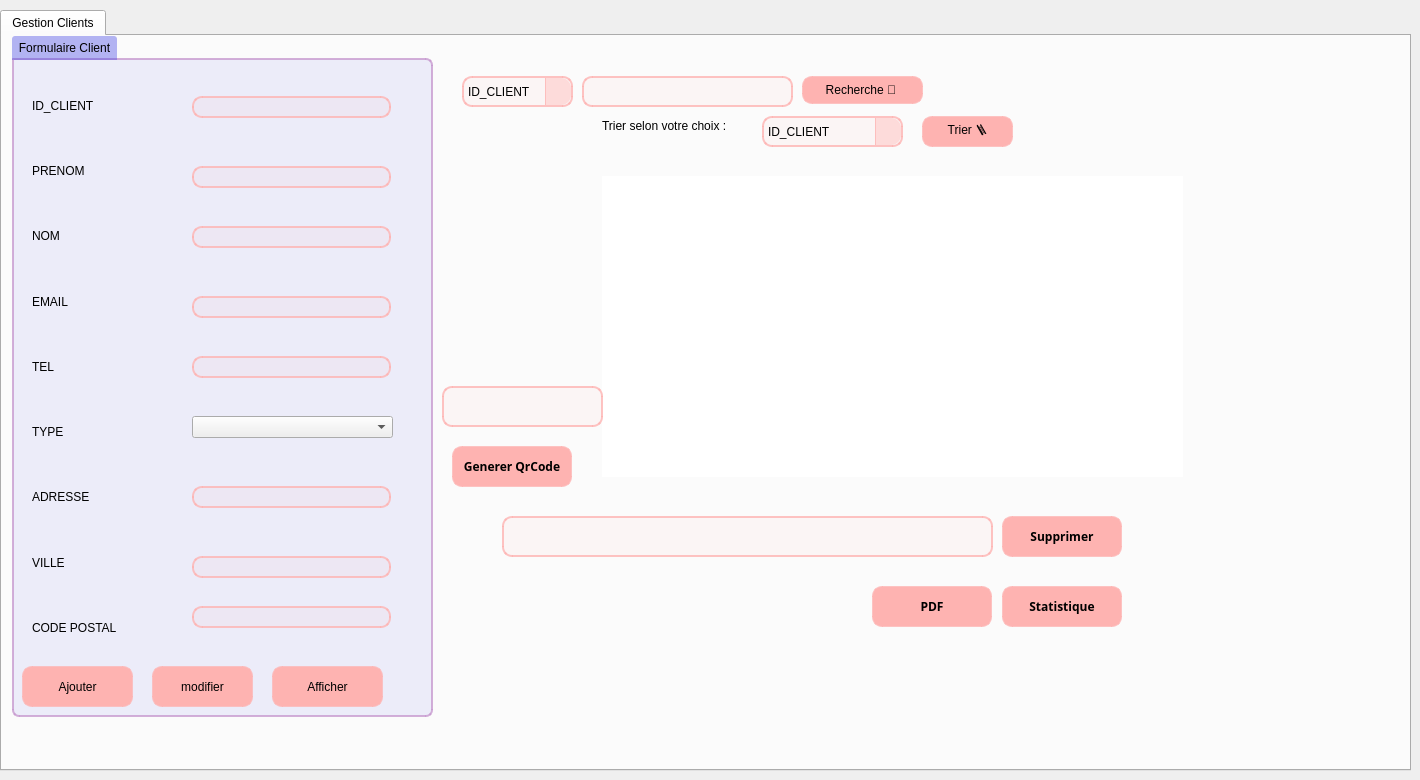
    <widget class="QWidget" name="page">
     <widget class="QTabWidget" name="tabWidget">
      <property name="geometry">
       <rect>
        <x>0</x>
        <y>10</y>
        <width>1411</width>
        <height>761</height>
       </rect>
      </property>
      <property name="currentIndex">
       <number>0</number>
      </property>
      <widget class="QWidget" name="tab">
       <attribute name="title">
        <string>Gestion Clients</string>
       </attribute>
       <widget class="QWidget" name="layoutWidget">
        <property name="geometry">
         <rect>
          <x>30</x>
          <y>40</y>
          <width>156</width>
          <height>581</height>
         </rect>
        </property>
        <layout class="QVBoxLayout" name="verticalLayout_2">
         <item>
          <widget class="QLabel" name="label_2">
           <property name="text">
            <string>ID_CLIENT</string>
           </property>
           <property name="wordWrap">
            <bool>false</bool>
           </property>
          </widget>
         </item>
         <item>
          <widget class="QLabel" name="label_3">
           <property name="text">
            <string>PRENOM</string>
           </property>
          </widget>
         </item>
         <item>
          <widget class="QLabel" name="label_9">
           <property name="text">
            <string>NOM</string>
           </property>
          </widget>
         </item>
         <item>
          <widget class="QLabel" name="label_10">
           <property name="text">
            <string>EMAIL</string>
           </property>
          </widget>
         </item>
         <item>
          <widget class="QLabel" name="label">
           <property name="text">
            <string>TEL</string>
           </property>
          </widget>
         </item>
         <item>
          <widget class="QLabel" name="label_5">
           <property name="text">
            <string>TYPE</string>
           </property>
          </widget>
         </item>
         <item>
          <widget class="QLabel" name="label_17">
           <property name="text">
            <string>ADRESSE</string>
           </property>
          </widget>
         </item>
         <item>
          <widget class="QLabel" name="label_19">
           <property name="text">
            <string>VILLE</string>
           </property>
          </widget>
         </item>
         <item>
          <widget class="QLabel" name="label_6">
           <property name="text">
            <string>CODE POSTAL</string>
           </property>
          </widget>
         </item>
        </layout>
       </widget>
       <widget class="QLineEdit" name="le_ID_CLIENT">
        <property name="geometry">
         <rect>
          <x>190</x>
          <y>60</y>
          <width>199</width>
          <height>22</height>
         </rect>
        </property>
        <property name="styleSheet">
         <string notr="true">QLineEdit {
background-color: rgba(254,179,177,20);
border: 2px solid rgba(254,179,177,200);
border-radius: 10px;
}
QLineEdit:hover {
background-color: rgba(254,179,177,200);
border: 1px solid rgba(128, 97, 171, 200);
border-radius: 10px;
}
</string>
        </property>
       </widget>
       <widget class="QLabel" name="lblErreurle_ID_CLIENT">
        <property name="geometry">
         <rect>
          <x>180</x>
          <y>80</y>
          <width>251</width>
          <height>21</height>
         </rect>
        </property>
        <property name="text">
         <string/>
        </property>
       </widget>
       <widget class="QLineEdit" name="le_PRENOM">
        <property name="geometry">
         <rect>
          <x>190</x>
          <y>130</y>
          <width>199</width>
          <height>22</height>
         </rect>
        </property>
        <property name="styleSheet">
         <string notr="true">QLineEdit {
background-color: rgba(254,179,177,20);
border: 2px solid rgba(254,179,177,200);
border-radius: 10px;
}
QLineEdit:hover {
background-color: rgba(254,179,177,200);
border: 1px solid rgba(128, 97, 171, 200);
border-radius: 10px;
}
</string>
        </property>
       </widget>
       <widget class="QLabel" name="lblErreurTYPE">
        <property name="geometry">
         <rect>
          <x>180</x>
          <y>410</y>
          <width>221</width>
          <height>20</height>
         </rect>
        </property>
        <property name="text">
         <string/>
        </property>
       </widget>
       <widget class="QLineEdit" name="lineEdit_suppCLIENT">
        <property name="geometry">
         <rect>
          <x>500</x>
          <y>480</y>
          <width>491</width>
          <height>41</height>
         </rect>
        </property>
        <property name="styleSheet">
         <string notr="true">QLineEdit {
background-color: rgba(254,179,177,20);
border: 2px solid rgba(254,179,177,200);
border-radius: 10px;
}
QLineEdit:hover {
background-color: rgba(254,179,177,200);
border: 1px solid rgba(128, 97, 171, 200);
border-radius: 10px;
}
</string>
        </property>
       </widget>
       <widget class="QPushButton" name="pb_supprimerCLIENT">
        <property name="geometry">
         <rect>
          <x>1000</x>
          <y>480</y>
          <width>120</width>
          <height>41</height>
         </rect>
        </property>
        <property name="font">
         <font>
          <family>Calibri Light</family>
          <weight>75</weight>
          <bold>true</bold>
         </font>
        </property>
        <property name="cursor">
         <cursorShape>PointingHandCursor</cursorShape>
        </property>
        <property name="styleSheet">
         <string notr="true">QPushButton {
background-color: rgba(254,179,177,255);
border-radius: 10px;
border: 2px solid rgba(254,179,177,200);
}
QPushButton:hover {
background-color: rgba(233,96,90,255);
}
</string>
        </property>
        <property name="text">
         <string>Supprimer</string>
        </property>
        <property name="icon">
         <iconset>
          <normaloff>../../Bureau/Gestion_voiture/ressources/-.png</normaloff>../../Bureau/Gestion_voiture/ressources/-.png</iconset>
        </property>
        <property name="iconSize">
         <size>
          <width>20</width>
          <height>20</height>
         </size>
        </property>
       </widget>
       <widget class="QTableView" name="tab_CLIENT">
        <property name="geometry">
         <rect>
          <x>600</x>
          <y>140</y>
          <width>581</width>
          <height>301</height>
         </rect>
        </property>
        <property name="styleSheet">
         <string notr="true">font: 8pt &quot;MS Shell Dlg 2&quot;;
border-radius: 10px;</string>
        </property>
       </widget>
       <widget class="QGroupBox" name="Personnel_Infos_2">
        <property name="geometry">
         <rect>
          <x>10</x>
          <y>0</y>
          <width>421</width>
          <height>681</height>
         </rect>
        </property>
        <property name="styleSheet">
         <string notr="true">QGroupBox {
	background: rgba(64,66,226,20); 
    border: 2px solid;
	border-top-right-radius: 7px;
	border-bottom-right-radius: 7px;
	border-bottom-left-radius: 7px;
    border-color: rgba(199, 153, 207, 200);
    margin-top: 22px;
}
QGroupBox::title  {
    background-color: rgba(64,66,226,100);
    subcontrol-origin: margin;
    subcontrol-position: top left;
    padding: 5px;
	border-top-left-radius: 3px;
	border-top-right-radius: 3px;
}</string>
        </property>
        <property name="title">
         <string>Formulaire Client</string>
        </property>
        <widget class="QPushButton" name="pb_ajouterCLIENT">
         <property name="geometry">
          <rect>
           <x>10</x>
           <y>630</y>
           <width>111</width>
           <height>41</height>
          </rect>
         </property>
         <property name="styleSheet">
          <string notr="true">QPushButton {
background-color: rgba(254,179,177,255);
border-radius: 10px;
border: 2px solid rgba(254,179,177,200);
}
QPushButton:hover {
background-color: rgba(233,96,90,255);
}</string>
         </property>
         <property name="text">
          <string>Ajouter</string>
         </property>
        </widget>
        <widget class="QPushButton" name="pb_modifierCLIENT">
         <property name="geometry">
          <rect>
           <x>140</x>
           <y>630</y>
           <width>101</width>
           <height>41</height>
          </rect>
         </property>
         <property name="styleSheet">
          <string notr="true">QPushButton {
background-color: rgba(254,179,177,255);
border-radius: 10px;
border: 2px solid rgba(254,179,177,200);
}
QPushButton:hover {
background-color: rgba(233,96,90,255);
}</string>
         </property>
         <property name="text">
          <string>modifier</string>
         </property>
        </widget>
        <widget class="QPushButton" name="pb_afficherCLIENT">
         <property name="geometry">
          <rect>
           <x>260</x>
           <y>630</y>
           <width>111</width>
           <height>41</height>
          </rect>
         </property>
         <property name="styleSheet">
          <string notr="true">QPushButton {
background-color: rgba(254,179,177,255);
border-radius: 10px;
border: 2px solid rgba(254,179,177,200);
}
QPushButton:hover {
background-color: rgba(233,96,90,255);
}
</string>
         </property>
         <property name="text">
          <string>Afficher</string>
         </property>
        </widget>
        <widget class="QLineEdit" name="le_EMAIL">
         <property name="geometry">
          <rect>
           <x>180</x>
           <y>260</y>
           <width>199</width>
           <height>22</height>
          </rect>
         </property>
         <property name="styleSheet">
          <string notr="true">QLineEdit {
background-color: rgba(254,179,177,20);
border: 2px solid rgba(254,179,177,200);
border-radius: 10px;
}
QLineEdit:hover {
background-color: rgba(254,179,177,200);
border: 1px solid rgba(128, 97, 171, 200);
border-radius: 10px;
}
</string>
         </property>
        </widget>
        <widget class="QLabel" name="lblErreurle_EMAIL">
         <property name="geometry">
          <rect>
           <x>170</x>
           <y>290</y>
           <width>241</width>
           <height>20</height>
          </rect>
         </property>
         <property name="text">
          <string/>
         </property>
        </widget>
        <widget class="QLabel" name="lblErreurle_PRENOM">
         <property name="geometry">
          <rect>
           <x>180</x>
           <y>150</y>
           <width>241</width>
           <height>20</height>
          </rect>
         </property>
         <property name="text">
          <string/>
         </property>
        </widget>
        <widget class="QLineEdit" name="le_CODEPOSTAL">
         <property name="geometry">
          <rect>
           <x>180</x>
           <y>570</y>
           <width>199</width>
           <height>22</height>
          </rect>
         </property>
         <property name="styleSheet">
          <string notr="true">QLineEdit {
background-color: rgba(254,179,177,20);
border: 2px solid rgba(254,179,177,200);
border-radius: 10px;
}
QLineEdit:hover {
background-color: rgba(254,179,177,200);
border: 1px solid rgba(128, 97, 171, 200);
border-radius: 10px;
}
</string>
         </property>
        </widget>
        <widget class="QLineEdit" name="le_NOM">
         <property name="geometry">
          <rect>
           <x>180</x>
           <y>190</y>
           <width>199</width>
           <height>22</height>
          </rect>
         </property>
         <property name="styleSheet">
          <string notr="true">QLineEdit {
background-color: rgba(254,179,177,20);
border: 2px solid rgba(254,179,177,200);
border-radius: 10px;
}
QLineEdit:hover {
background-color: rgba(254,179,177,200);
border: 1px solid rgba(128, 97, 171, 200);
border-radius: 10px;
}
</string>
         </property>
        </widget>
        <widget class="QLineEdit" name="le_ADRESSE">
         <property name="geometry">
          <rect>
           <x>180</x>
           <y>450</y>
           <width>199</width>
           <height>22</height>
          </rect>
         </property>
         <property name="styleSheet">
          <string notr="true">QLineEdit {
background-color: rgba(254,179,177,20);
border: 2px solid rgba(254,179,177,200);
border-radius: 10px;
}
QLineEdit:hover {
background-color: rgba(254,179,177,200);
border: 1px solid rgba(128, 97, 171, 200);
border-radius: 10px;
}
</string>
         </property>
        </widget>
        <widget class="QComboBox" name="comboBox_TYPE">
         <property name="geometry">
          <rect>
           <x>180</x>
           <y>380</y>
           <width>201</width>
           <height>22</height>
          </rect>
         </property>
         <item>
          <property name="text">
           <string/>
          </property>
         </item>
         <item>
          <property name="text">
           <string>Particulier</string>
          </property>
         </item>
         <item>
          <property name="text">
           <string>Professionnel</string>
          </property>
         </item>
        </widget>
        <widget class="QLabel" name="lblErreurle_CODEPOSTAL">
         <property name="geometry">
          <rect>
           <x>170</x>
           <y>600</y>
           <width>221</width>
           <height>20</height>
          </rect>
         </property>
         <property name="text">
          <string/>
         </property>
        </widget>
        <widget class="QLabel" name="lblErreurle_VILLE">
         <property name="geometry">
          <rect>
           <x>180</x>
           <y>540</y>
           <width>221</width>
           <height>20</height>
          </rect>
         </property>
         <property name="text">
          <string/>
         </property>
        </widget>
        <widget class="QLabel" name="lblErreurle_ID_FORMATEURFK_3">
         <property name="geometry">
          <rect>
           <x>180</x>
           <y>410</y>
           <width>221</width>
           <height>20</height>
          </rect>
         </property>
         <property name="text">
          <string/>
         </property>
        </widget>
        <widget class="QLabel" name="lblErreurNOM">
         <property name="geometry">
          <rect>
           <x>170</x>
           <y>210</y>
           <width>241</width>
           <height>20</height>
          </rect>
         </property>
         <property name="text">
          <string/>
         </property>
        </widget>
        <widget class="QLineEdit" name="le_TEL">
         <property name="geometry">
          <rect>
           <x>180</x>
           <y>320</y>
           <width>199</width>
           <height>22</height>
          </rect>
         </property>
         <property name="styleSheet">
          <string notr="true">QLineEdit {
background-color: rgba(254,179,177,20);
border: 2px solid rgba(254,179,177,200);
border-radius: 10px;
}
QLineEdit:hover {
background-color: rgba(254,179,177,200);
border: 1px solid rgba(128, 97, 171, 200);
border-radius: 10px;
}
</string>
         </property>
        </widget>
        <widget class="QLabel" name="lblErreurle_TEL">
         <property name="geometry">
          <rect>
           <x>180</x>
           <y>350</y>
           <width>241</width>
           <height>20</height>
          </rect>
         </property>
         <property name="text">
          <string/>
         </property>
        </widget>
        <widget class="QLabel" name="lblErreurADRESSE">
         <property name="geometry">
          <rect>
           <x>180</x>
           <y>470</y>
           <width>231</width>
           <height>20</height>
          </rect>
         </property>
         <property name="text">
          <string/>
         </property>
        </widget>
        <widget class="QLineEdit" name="le_VILLE">
         <property name="geometry">
          <rect>
           <x>180</x>
           <y>520</y>
           <width>199</width>
           <height>22</height>
          </rect>
         </property>
         <property name="styleSheet">
          <string notr="true">QLineEdit {
background-color: rgba(254,179,177,20);
border: 2px solid rgba(254,179,177,200);
border-radius: 10px;
}
QLineEdit:hover {
background-color: rgba(254,179,177,200);
border: 1px solid rgba(128, 97, 171, 200);
border-radius: 10px;
}
</string>
         </property>
        </widget>
       </widget>
       <widget class="QLabel" name="label_12">
        <property name="geometry">
         <rect>
          <x>-140</x>
          <y>-70</y>
          <width>1861</width>
          <height>781</height>
         </rect>
        </property>
        <property name="styleSheet">
         <string notr="true">border-image: url(:/img/274447901_1270325840157442_8437734761897421717_n.jpg);</string>
        </property>
        <property name="text">
         <string/>
        </property>
        <property name="pixmap">
         <pixmap>img/274447901_1270325840157442_8437734761897421717_n.jpg</pixmap>
        </property>
        <property name="scaledContents">
         <bool>true</bool>
        </property>
       </widget>
       <widget class="QLineEdit" name="lineEdit_rechercheCLIENT">
        <property name="geometry">
         <rect>
          <x>580</x>
          <y>40</y>
          <width>211</width>
          <height>31</height>
         </rect>
        </property>
        <property name="styleSheet">
         <string notr="true">QLineEdit {
background-color: rgba(254,179,177,20);
border: 2px solid rgba(254,179,177,200);
border-radius: 10px;
}
QLineEdit:hover {
background-color: rgba(254,179,177,200);
border: 1px solid rgba(128, 97, 171, 200);
border-radius: 10px;
}
</string>
        </property>
       </widget>
       <widget class="QPushButton" name="qrcodegen_CLIENT">
        <property name="geometry">
         <rect>
          <x>450</x>
          <y>410</y>
          <width>120</width>
          <height>41</height>
         </rect>
        </property>
        <property name="font">
         <font>
          <family>Calibri Light</family>
          <weight>75</weight>
          <bold>true</bold>
         </font>
        </property>
        <property name="cursor">
         <cursorShape>PointingHandCursor</cursorShape>
        </property>
        <property name="styleSheet">
         <string notr="true">QPushButton {
background-color: rgba(254,179,177,255);
border-radius: 10px;
border: 2px solid rgba(254,179,177,200);
}
QPushButton:hover {
background-color: rgba(233,96,90,255);
}
</string>
        </property>
        <property name="text">
         <string>Generer QrCode</string>
        </property>
        <property name="icon">
         <iconset>
          <normaloff>../../Bureau/Gestion_voiture/ressources/-.png</normaloff>../../Bureau/Gestion_voiture/ressources/-.png</iconset>
        </property>
        <property name="iconSize">
         <size>
          <width>20</width>
          <height>20</height>
         </size>
        </property>
       </widget>
       <widget class="QLabel" name="qrcodecommande_2">
        <property name="geometry">
         <rect>
          <x>430</x>
          <y>140</y>
          <width>200</width>
          <height>200</height>
         </rect>
        </property>
        <property name="text">
         <string/>
        </property>
       </widget>
       <widget class="QLineEdit" name="qrcode">
        <property name="geometry">
         <rect>
          <x>440</x>
          <y>350</y>
          <width>161</width>
          <height>41</height>
         </rect>
        </property>
        <property name="styleSheet">
         <string notr="true">QLineEdit {
background-color: rgba(254,179,177,20);
border: 2px solid rgba(254,179,177,200);
border-radius: 10px;
}
QLineEdit:hover {
background-color: rgba(254,179,177,200);
border: 1px solid rgba(128, 97, 171, 200);
border-radius: 10px;
}
</string>
        </property>
       </widget>
       <widget class="QPushButton" name="statistique_client">
        <property name="geometry">
         <rect>
          <x>1000</x>
          <y>550</y>
          <width>120</width>
          <height>41</height>
         </rect>
        </property>
        <property name="font">
         <font>
          <family>Calibri Light</family>
          <weight>75</weight>
          <bold>true</bold>
         </font>
        </property>
        <property name="cursor">
         <cursorShape>PointingHandCursor</cursorShape>
        </property>
        <property name="styleSheet">
         <string notr="true">QPushButton {
background-color: rgba(254,179,177,255);
border-radius: 10px;
border: 2px solid rgba(254,179,177,200);
}
QPushButton:hover {
background-color: rgba(233,96,90,255);
}
</string>
        </property>
        <property name="text">
         <string>Statistique</string>
        </property>
        <property name="icon">
         <iconset>
          <normaloff>../../Bureau/Gestion_voiture/ressources/-.png</normaloff>../../Bureau/Gestion_voiture/ressources/-.png</iconset>
        </property>
        <property name="iconSize">
         <size>
          <width>20</width>
          <height>20</height>
         </size>
        </property>
       </widget>
       <widget class="QPushButton" name="PDF_client">
        <property name="geometry">
         <rect>
          <x>870</x>
          <y>550</y>
          <width>120</width>
          <height>41</height>
         </rect>
        </property>
        <property name="font">
         <font>
          <family>Calibri Light</family>
          <weight>75</weight>
          <bold>true</bold>
         </font>
        </property>
        <property name="cursor">
         <cursorShape>PointingHandCursor</cursorShape>
        </property>
        <property name="styleSheet">
         <string notr="true">QPushButton {
background-color: rgba(254,179,177,255);
border-radius: 10px;
border: 2px solid rgba(254,179,177,200);
}
QPushButton:hover {
background-color: rgba(233,96,90,255);
}
</string>
        </property>
        <property name="text">
         <string>PDF</string>
        </property>
        <property name="icon">
         <iconset>
          <normaloff>../../Bureau/Gestion_voiture/ressources/-.png</normaloff>../../Bureau/Gestion_voiture/ressources/-.png</iconset>
        </property>
        <property name="iconSize">
         <size>
          <width>20</width>
          <height>20</height>
         </size>
        </property>
       </widget>
       <widget class="QComboBox" name="comboBox_tri_client">
        <property name="geometry">
         <rect>
          <x>760</x>
          <y>80</y>
          <width>141</width>
          <height>31</height>
         </rect>
        </property>
        <property name="styleSheet">
         <string notr="true">QComboBox {
    background-color: rgba(254,179,177,20);
    border: 2px solid rgba(254,179,177,200);
    border-radius: 10px;
    padding: 4px;
    color: black;
}

QComboBox:hover {
    background-color: rgba(254,179,177,200);
    border: 1px solid rgba(128, 97, 171, 200);
    border-radius: 10px;
}

/* Flèche déroulante */
QComboBox::drop-down {
    subcontrol-origin: padding;
    subcontrol-position: top right;
    width: 25px;
    border-left: 1px solid rgba(254,179,177,200);
    border-top-right-radius: 10px;
    border-bottom-right-radius: 10px;
    background-color: rgba(254,179,177,100);
}

/* Icône de la flèche (optionnel pour la visibilité) */
QComboBox::down-arrow {
    image: url(:/icons/down-arrow.png); /* tu peux supprimer cette ligne si tu n’as pas d’icône */
}

/* Liste déroulante */
QComboBox QAbstractItemView {
    background-color: rgba(254,179,177,50);
    border: 1px solid rgba(128, 97, 171, 200);
    selection-background-color: rgba(254,179,177,200);
    selection-color: black;
    border-radius: 8px;
}
</string>
        </property>
        <item>
         <property name="text">
          <string>ID_CLIENT</string>
         </property>
        </item>
        <item>
         <property name="text">
          <string>CODE_POSTAL</string>
         </property>
        </item>
        <item>
         <property name="text">
          <string>VILLE</string>
         </property>
        </item>
       </widget>
       <widget class="QPushButton" name="recherche_client">
        <property name="geometry">
         <rect>
          <x>800</x>
          <y>40</y>
          <width>121</width>
          <height>28</height>
         </rect>
        </property>
        <property name="styleSheet">
         <string notr="true">QPushButton {
background-color: rgba(254,179,177,255);
border-radius: 10px;
border: 2px solid rgba(254,179,177,200);
}
QPushButton:hover {
background-color: rgba(233,96,90,255);
}
</string>
        </property>
        <property name="text">
         <string>Recherche 🔎 </string>
        </property>
       </widget>
       <widget class="QPushButton" name="trier_client">
        <property name="geometry">
         <rect>
          <x>920</x>
          <y>80</y>
          <width>91</width>
          <height>31</height>
         </rect>
        </property>
        <property name="styleSheet">
         <string notr="true">QPushButton {
background-color: rgba(254,179,177,255);
border-radius: 10px;
border: 2px solid rgba(254,179,177,200);
}
QPushButton:hover {
background-color: rgba(233,96,90,255);
}
</string>
        </property>
        <property name="text">
         <string>Trier 🪜</string>
        </property>
       </widget>
       <widget class="QComboBox" name="comboBox_rech_client">
        <property name="geometry">
         <rect>
          <x>460</x>
          <y>40</y>
          <width>111</width>
          <height>31</height>
         </rect>
        </property>
        <property name="styleSheet">
         <string notr="true">QComboBox {
    background-color: rgba(254,179,177,20);
    border: 2px solid rgba(254,179,177,200);
    border-radius: 10px;
    padding: 4px;
    color: black;
}

QComboBox:hover {
    background-color: rgba(254,179,177,200);
    border: 1px solid rgba(128, 97, 171, 200);
    border-radius: 10px;
}

/* Flèche déroulante */
QComboBox::drop-down {
    subcontrol-origin: padding;
    subcontrol-position: top right;
    width: 25px;
    border-left: 1px solid rgba(254,179,177,200);
    border-top-right-radius: 10px;
    border-bottom-right-radius: 10px;
    background-color: rgba(254,179,177,100);
}

/* Icône de la flèche (optionnel pour la visibilité) */
QComboBox::down-arrow {
    image: url(:/icons/down-arrow.png); /* tu peux supprimer cette ligne si tu n’as pas d’icône */
}

/* Liste déroulante */
QComboBox QAbstractItemView {
    background-color: rgba(254,179,177,50);
    border: 1px solid rgba(128, 97, 171, 200);
    selection-background-color: rgba(254,179,177,200);
    selection-color: black;
    border-radius: 8px;
}
</string>
        </property>
        <item>
         <property name="text">
          <string>ID_CLIENT</string>
         </property>
        </item>
        <item>
         <property name="text">
          <string>TYPE</string>
         </property>
        </item>
        <item>
         <property name="text">
          <string>VILLE</string>
         </property>
        </item>
       </widget>
       <widget class="QLabel" name="label_44">
        <property name="geometry">
         <rect>
          <x>600</x>
          <y>80</y>
          <width>181</width>
          <height>20</height>
         </rect>
        </property>
        <property name="text">
         <string>Trier selon votre choix :</string>
        </property>
       </widget>
       <zorder>label_12</zorder>
       <zorder>Personnel_Infos_2</zorder>
       <zorder>layoutWidget</zorder>
       <zorder>le_ID_CLIENT</zorder>
       <zorder>lblErreurle_ID_CLIENT</zorder>
       <zorder>le_PRENOM</zorder>
       <zorder>lblErreurTYPE</zorder>
       <zorder>lineEdit_suppCLIENT</zorder>
       <zorder>pb_supprimerCLIENT</zorder>
       <zorder>tab_CLIENT</zorder>
       <zorder>lineEdit_rechercheCLIENT</zorder>
       <zorder>qrcodegen_CLIENT</zorder>
       <zorder>qrcodecommande_2</zorder>
       <zorder>qrcode</zorder>
       <zorder>statistique_client</zorder>
       <zorder>PDF_client</zorder>
       <zorder>comboBox_tri_client</zorder>
       <zorder>recherche_client</zorder>
       <zorder>trier_client</zorder>
       <zorder>comboBox_rech_client</zorder>
       <zorder>label_44</zorder>
      </widget>
     </widget>
    </widget>
